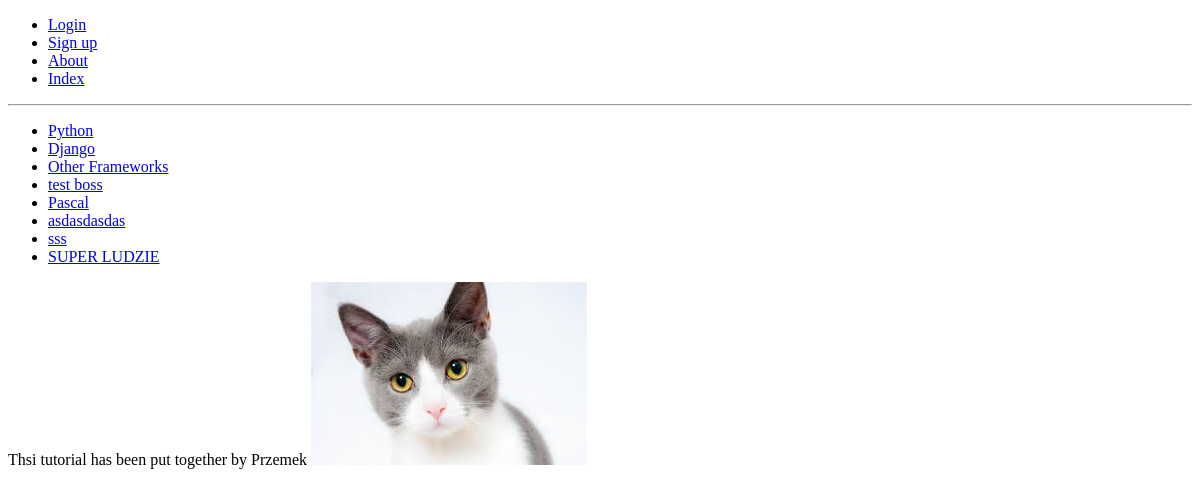
Before: /rangoapp/about/ with the older database file.
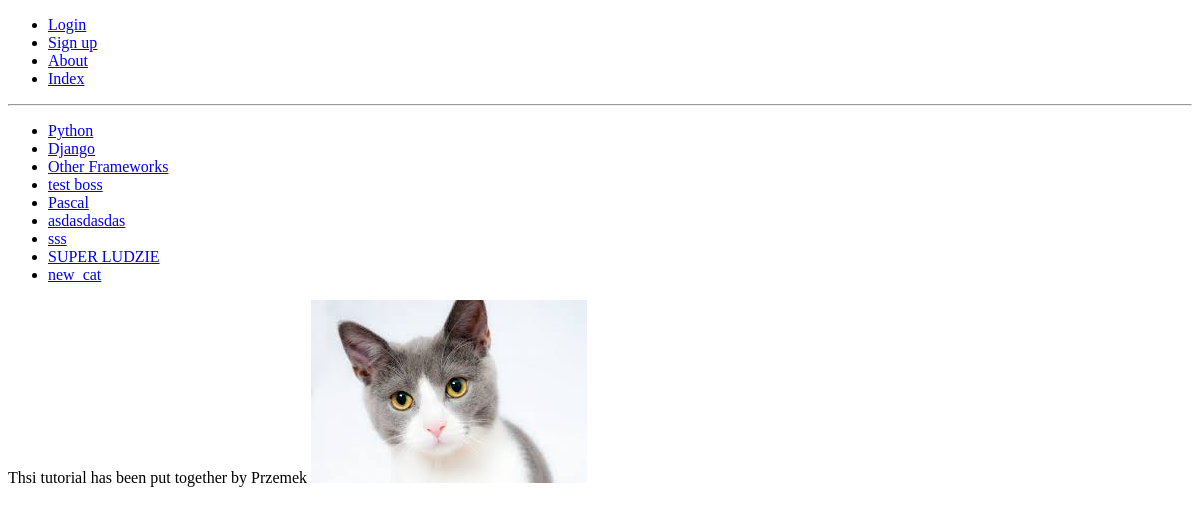
After: the same page with the newer database file.
### rangoapp/models.py (models this page shows, shortened)
class Category(models.Model):
    name = models.CharField(max_length=128, unique=True)
    views = models.IntegerField(default=0)
    likes = models.IntegerField(default=0)
    slug = models.SlugField(unique=True)
    class Meta:
        verbose_name_plural = 'categories'

### rangoapp/views.py (the view)
def about(request):
    context_dict = {'me': "Przemek"}
    return render(request, 'rangoapp/about.html', context=context_dict)

### rangoapp/templatetags/rangoapp_template_tags.py (called while the page is built)
@register.inclusion_tag('rangoapp/cats.html')
def get_category_list():
    return {'cats': Category.objects.all()}

### rangoapp/templates/rangoapp/about.html
{% extends 'rangoapp/base.html' %}
{% load staticfiles  %}
{% block body_block %}
<div>
    <span>Thsi tutorial has been put together by {{ me }}</span>
    <img src="{{ MEDIA_URL }}cat.jpg" alt="test" />
</div>
{% endblock body_block %}

### rangoapp/templates/rangoapp/cats.html
<ul>
    {% if cats %}
        {% for c in cats %}
            {% if c == act_cat %}
                <li>
                    <strong>
                        <a href="{% url 'show_category' c.slug %}"> {{ c.name }}</a>
                    </strong>
                </li>
            {% else %}
                <li>
                    <a href="{% url 'show_category' c.slug %}">{{ c.name }}</a>
                </li>
            {% endif %}
        {% endfor %}
    {% else %}
            <li><strong>There are no categores present.</strong></li>
    {% endif %}
</ul>

Changed rows visible on the page:
added Category: name "new_cat"
